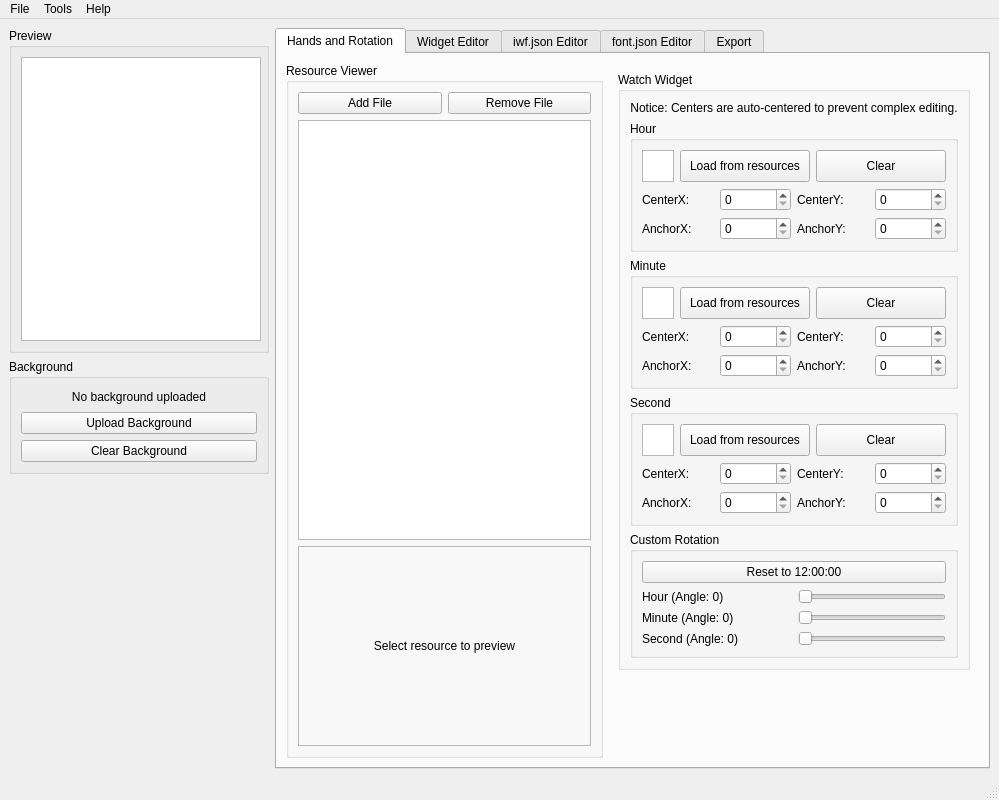
<?xml version="1.0" encoding="UTF-8"?>
<ui version="4.0">
 <class>MainWindow</class>
 <widget class="QMainWindow" name="MainWindow">
  <property name="geometry">
   <rect>
    <x>0</x>
    <y>0</y>
    <width>990</width>
    <height>800</height>
   </rect>
  </property>
  <property name="windowTitle">
   <string>Dial Creator</string>
  </property>
  <widget class="QWidget" name="centralwidget">
   <layout class="QGridLayout" name="gridLayout">
    <item row="0" column="1">
     <layout class="QVBoxLayout" name="verticalLayout_4">
      <item>
       <widget class="QTabWidget" name="tabWidget">
        <property name="currentIndex">
         <number>0</number>
        </property>
        <widget class="QWidget" name="tab">
         <attribute name="title">
          <string>Hands and Rotation</string>
         </attribute>
         <layout class="QVBoxLayout" name="verticalLayout_8">
          <item>
           <layout class="QHBoxLayout" name="horizontalLayout">
            <item>
             <widget class="QGroupBox" name="groupBox_3">
              <property name="title">
               <string>Resource Viewer</string>
              </property>
              <layout class="QVBoxLayout" name="verticalLayout_5">
               <item>
                <layout class="QHBoxLayout" name="horizontalLayout_2">
                 <item>
                  <widget class="QPushButton" name="pushButtonAddFile">
                   <property name="text">
                    <string>Add File</string>
                   </property>
                  </widget>
                 </item>
                 <item>
                  <widget class="QPushButton" name="pushButtonRemoveFile">
                   <property name="text">
                    <string>Remove File</string>
                   </property>
                  </widget>
                 </item>
                </layout>
               </item>
               <item>
                <widget class="QListWidget" name="listWidget"/>
               </item>
               <item>
                <widget class="QFrame" name="frame">
                 <property name="minimumSize">
                  <size>
                   <width>0</width>
                   <height>200</height>
                  </size>
                 </property>
                 <property name="maximumSize">
                  <size>
                   <width>16777215</width>
                   <height>200</height>
                  </size>
                 </property>
                 <property name="frameShape">
                  <enum>QFrame::Shape::StyledPanel</enum>
                 </property>
                 <property name="frameShadow">
                  <enum>QFrame::Shadow::Raised</enum>
                 </property>
                 <layout class="QVBoxLayout" name="verticalLayout_6">
                  <item>
                   <widget class="QLabel" name="label_2">
                    <property name="text">
                     <string>Select resource to preview</string>
                    </property>
                    <property name="alignment">
                     <set>Qt::AlignmentFlag::AlignCenter</set>
                    </property>
                   </widget>
                  </item>
                 </layout>
                </widget>
               </item>
              </layout>
             </widget>
            </item>
            <item>
             <widget class="QWidget" name="widget" native="true">
              <layout class="QVBoxLayout" name="verticalLayout_7">
               <item>
                <widget class="QGroupBox" name="groupBox_4">
                 <property name="title">
                  <string>Watch Widget</string>
                 </property>
                 <layout class="QVBoxLayout" name="verticalLayout_9">
                  <item>
                   <widget class="QLabel" name="label_3">
                    <property name="text">
                     <string>Notice: Centers are auto-centered to prevent complex editing.</string>
                    </property>
                    <property name="alignment">
                     <set>Qt::AlignmentFlag::AlignCenter</set>
                    </property>
                   </widget>
                  </item>
                  <item>
                   <widget class="QGroupBox" name="groupBox_5">
                    <property name="title">
                     <string>Hour</string>
                    </property>
                    <layout class="QVBoxLayout" name="verticalLayout_10">
                     <item>
                      <layout class="QHBoxLayout" name="horizontalLayout_3">
                       <item>
                        <widget class="QGraphicsView" name="graphicsView_2">
                         <property name="maximumSize">
                          <size>
                           <width>32</width>
                           <height>32</height>
                          </size>
                         </property>
                        </widget>
                       </item>
                       <item>
                        <widget class="QPushButton" name="pushButtonLoadResHour">
                         <property name="minimumSize">
                          <size>
                           <width>0</width>
                           <height>32</height>
                          </size>
                         </property>
                         <property name="maximumSize">
                          <size>
                           <width>16777215</width>
                           <height>32</height>
                          </size>
                         </property>
                         <property name="text">
                          <string>Load from resources</string>
                         </property>
                        </widget>
                       </item>
                       <item>
                        <widget class="QPushButton" name="pushButtonClearResHour">
                         <property name="minimumSize">
                          <size>
                           <width>0</width>
                           <height>32</height>
                          </size>
                         </property>
                         <property name="maximumSize">
                          <size>
                           <width>16777215</width>
                           <height>32</height>
                          </size>
                         </property>
                         <property name="text">
                          <string>Clear</string>
                         </property>
                        </widget>
                       </item>
                      </layout>
                     </item>
                     <item>
                      <layout class="QHBoxLayout" name="horizontalLayout_4">
                       <item>
                        <widget class="QLabel" name="label_4">
                         <property name="text">
                          <string>CenterX:</string>
                         </property>
                        </widget>
                       </item>
                       <item>
                        <widget class="QSpinBox" name="spinBoxHourCenterX">
                         <property name="maximum">
                          <number>999</number>
                         </property>
                        </widget>
                       </item>
                       <item>
                        <widget class="QLabel" name="label_5">
                         <property name="text">
                          <string>CenterY:</string>
                         </property>
                        </widget>
                       </item>
                       <item>
                        <widget class="QSpinBox" name="spinBoxHourCenterY">
                         <property name="maximum">
                          <number>999</number>
                         </property>
                        </widget>
                       </item>
                      </layout>
                     </item>
                     <item>
                      <layout class="QHBoxLayout" name="horizontalLayout_5">
                       <item>
                        <widget class="QLabel" name="label_6">
                         <property name="text">
                          <string>AnchorX:</string>
                         </property>
                        </widget>
                       </item>
                       <item>
                        <widget class="QSpinBox" name="spinBoxHourAnchorX">
                         <property name="maximum">
                          <number>999</number>
                         </property>
                        </widget>
                       </item>
                       <item>
                        <widget class="QLabel" name="label_7">
                         <property name="text">
                          <string>AnchorY:</string>
                         </property>
                        </widget>
                       </item>
                       <item>
                        <widget class="QSpinBox" name="spinBoxHourAnchorY">
                         <property name="maximum">
                          <number>999</number>
                         </property>
                        </widget>
                       </item>
                      </layout>
                     </item>
                    </layout>
                   </widget>
                  </item>
                  <item>
                   <widget class="QGroupBox" name="groupBox_6">
                    <property name="title">
                     <string>Minute</string>
                    </property>
                    <layout class="QVBoxLayout" name="verticalLayout_11">
                     <item>
                      <layout class="QHBoxLayout" name="horizontalLayout_9">
                       <item>
                        <widget class="QGraphicsView" name="graphicsView_4">
                         <property name="maximumSize">
                          <size>
                           <width>32</width>
                           <height>32</height>
                          </size>
                         </property>
                        </widget>
                       </item>
                       <item>
                        <widget class="QPushButton" name="pushButtonLoadResMin">
                         <property name="minimumSize">
                          <size>
                           <width>0</width>
                           <height>32</height>
                          </size>
                         </property>
                         <property name="maximumSize">
                          <size>
                           <width>16777215</width>
                           <height>32</height>
                          </size>
                         </property>
                         <property name="text">
                          <string>Load from resources</string>
                         </property>
                        </widget>
                       </item>
                       <item>
                        <widget class="QPushButton" name="pushButtonClearResMin">
                         <property name="minimumSize">
                          <size>
                           <width>0</width>
                           <height>32</height>
                          </size>
                         </property>
                         <property name="maximumSize">
                          <size>
                           <width>16777215</width>
                           <height>32</height>
                          </size>
                         </property>
                         <property name="text">
                          <string>Clear</string>
                         </property>
                        </widget>
                       </item>
                      </layout>
                     </item>
                     <item>
                      <layout class="QHBoxLayout" name="horizontalLayout_10">
                       <item>
                        <widget class="QLabel" name="label_12">
                         <property name="text">
                          <string>CenterX:</string>
                         </property>
                        </widget>
                       </item>
                       <item>
                        <widget class="QSpinBox" name="spinBoxMinCenterX">
                         <property name="maximum">
                          <number>999</number>
                         </property>
                        </widget>
                       </item>
                       <item>
                        <widget class="QLabel" name="label_13">
                         <property name="text">
                          <string>CenterY:</string>
                         </property>
                        </widget>
                       </item>
                       <item>
                        <widget class="QSpinBox" name="spinBoxMinCenterY">
                         <property name="maximum">
                          <number>999</number>
                         </property>
                        </widget>
                       </item>
                      </layout>
                     </item>
                     <item>
                      <layout class="QHBoxLayout" name="horizontalLayout_11">
                       <item>
                        <widget class="QLabel" name="label_14">
                         <property name="text">
                          <string>AnchorX:</string>
                         </property>
                        </widget>
                       </item>
                       <item>
                        <widget class="QSpinBox" name="spinBoxMinAnchorX">
                         <property name="maximum">
                          <number>999</number>
                         </property>
                        </widget>
                       </item>
                       <item>
                        <widget class="QLabel" name="label_15">
                         <property name="text">
                          <string>AnchorY:</string>
                         </property>
                        </widget>
                       </item>
                       <item>
                        <widget class="QSpinBox" name="spinBoxMinAnchorY">
                         <property name="maximum">
                          <number>999</number>
                         </property>
                        </widget>
                       </item>
                      </layout>
                     </item>
                    </layout>
                   </widget>
                  </item>
                  <item>
                   <widget class="QGroupBox" name="groupBox_7">
                    <property name="title">
                     <string>Second</string>
                    </property>
                    <layout class="QVBoxLayout" name="verticalLayout_12">
                     <item>
                      <layout class="QHBoxLayout" name="horizontalLayout_12">
                       <item>
                        <widget class="QGraphicsView" name="graphicsView_5">
                         <property name="maximumSize">
                          <size>
                           <width>32</width>
                           <height>32</height>
                          </size>
                         </property>
                        </widget>
                       </item>
                       <item>
                        <widget class="QPushButton" name="pushButtonLoadResSec">
                         <property name="minimumSize">
                          <size>
                           <width>0</width>
                           <height>32</height>
                          </size>
                         </property>
                         <property name="maximumSize">
                          <size>
                           <width>16777215</width>
                           <height>32</height>
                          </size>
                         </property>
                         <property name="text">
                          <string>Load from resources</string>
                         </property>
                        </widget>
                       </item>
                       <item>
                        <widget class="QPushButton" name="pushButtonClearResSec">
                         <property name="minimumSize">
                          <size>
                           <width>0</width>
                           <height>32</height>
                          </size>
                         </property>
                         <property name="maximumSize">
                          <size>
                           <width>16777215</width>
                           <height>32</height>
                          </size>
                         </property>
                         <property name="text">
                          <string>Clear</string>
                         </property>
                        </widget>
                       </item>
                      </layout>
                     </item>
                     <item>
                      <layout class="QHBoxLayout" name="horizontalLayout_13">
                       <item>
                        <widget class="QLabel" name="label_16">
                         <property name="text">
                          <string>CenterX:</string>
                         </property>
                        </widget>
                       </item>
                       <item>
                        <widget class="QSpinBox" name="spinBoxSecCenterX">
                         <property name="maximum">
                          <number>999</number>
                         </property>
                        </widget>
                       </item>
                       <item>
                        <widget class="QLabel" name="label_17">
                         <property name="text">
                          <string>CenterY:</string>
                         </property>
                        </widget>
                       </item>
                       <item>
                        <widget class="QSpinBox" name="spinBoxSecCenterY">
                         <property name="maximum">
                          <number>999</number>
                         </property>
                        </widget>
                       </item>
                      </layout>
                     </item>
                     <item>
                      <layout class="QHBoxLayout" name="horizontalLayout_14">
                       <item>
                        <widget class="QLabel" name="label_18">
                         <property name="text">
                          <string>AnchorX:</string>
                         </property>
                        </widget>
                       </item>
                       <item>
                        <widget class="QSpinBox" name="spinBoxSecAnchorX">
                         <property name="maximum">
                          <number>999</number>
                         </property>
                        </widget>
                       </item>
                       <item>
                        <widget class="QLabel" name="label_19">
                         <property name="text">
                          <string>AnchorY:</string>
                         </property>
                        </widget>
                       </item>
                       <item>
                        <widget class="QSpinBox" name="spinBoxSecAnchorY">
                         <property name="maximum">
                          <number>999</number>
                         </property>
                        </widget>
                       </item>
                      </layout>
                     </item>
                    </layout>
                   </widget>
                  </item>
                  <item>
                   <widget class="QGroupBox" name="groupBox_8">
                    <property name="title">
                     <string>Custom Rotation</string>
                    </property>
                    <layout class="QVBoxLayout" name="verticalLayout_13">
                     <item>
                      <widget class="QPushButton" name="pushButtonResetRotations">
                       <property name="text">
                        <string>Reset to 12:00:00</string>
                       </property>
                      </widget>
                     </item>
                     <item>
                      <layout class="QHBoxLayout" name="horizontalLayout_15">
                       <item>
                        <widget class="QLabel" name="label_20">
                         <property name="minimumSize">
                          <size>
                           <width>150</width>
                           <height>0</height>
                          </size>
                         </property>
                         <property name="text">
                          <string>Hour (Angle: 0)</string>
                         </property>
                        </widget>
                       </item>
                       <item>
                        <widget class="QSlider" name="horizontalSliderHourRotation">
                         <property name="orientation">
                          <enum>Qt::Orientation::Horizontal</enum>
                         </property>
                        </widget>
                       </item>
                      </layout>
                     </item>
                     <item>
                      <layout class="QHBoxLayout" name="horizontalLayout_16">
                       <item>
                        <widget class="QLabel" name="label_21">
                         <property name="minimumSize">
                          <size>
                           <width>150</width>
                           <height>0</height>
                          </size>
                         </property>
                         <property name="text">
                          <string>Minute (Angle: 0)</string>
                         </property>
                        </widget>
                       </item>
                       <item>
                        <widget class="QSlider" name="horizontalSliderMinRotation">
                         <property name="orientation">
                          <enum>Qt::Orientation::Horizontal</enum>
                         </property>
                        </widget>
                       </item>
                      </layout>
                     </item>
                     <item>
                      <layout class="QHBoxLayout" name="horizontalLayout_17">
                       <item>
                        <widget class="QLabel" name="label_22">
                         <property name="minimumSize">
                          <size>
                           <width>150</width>
                           <height>0</height>
                          </size>
                         </property>
                         <property name="text">
                          <string>Second (Angle: 0)</string>
                         </property>
                        </widget>
                       </item>
                       <item>
                        <widget class="QSlider" name="horizontalSliderSecRotation">
                         <property name="orientation">
                          <enum>Qt::Orientation::Horizontal</enum>
                         </property>
                        </widget>
                       </item>
                      </layout>
                     </item>
                    </layout>
                   </widget>
                  </item>
                 </layout>
                </widget>
               </item>
               <item>
                <spacer name="verticalSpacer_2">
                 <property name="orientation">
                  <enum>Qt::Orientation::Vertical</enum>
                 </property>
                 <property name="sizeHint" stdset="0">
                  <size>
                   <width>20</width>
                   <height>40</height>
                  </size>
                 </property>
                </spacer>
               </item>
              </layout>
             </widget>
            </item>
           </layout>
          </item>
         </layout>
        </widget>
        <widget class="QWidget" name="tab_8">
         <attribute name="title">
          <string>Widget Editor</string>
         </attribute>
         <layout class="QVBoxLayout" name="verticalLayout_14">
          <item>
           <widget class="QLabel" name="label_23">
            <property name="text">
             <string>Coming Soon</string>
            </property>
            <property name="alignment">
             <set>Qt::AlignmentFlag::AlignCenter</set>
            </property>
           </widget>
          </item>
         </layout>
        </widget>
        <widget class="QWidget" name="tab_2">
         <attribute name="title">
          <string>iwf.json Editor</string>
         </attribute>
         <layout class="QVBoxLayout" name="verticalLayout_15">
          <item>
           <layout class="QHBoxLayout" name="horizontalLayout_18">
            <item>
             <widget class="QPushButton" name="pushButtonExpandAll">
              <property name="text">
               <string>Expand All</string>
              </property>
             </widget>
            </item>
            <item>
             <widget class="QPushButton" name="pushButtonCollapseAll">
              <property name="text">
               <string>Collapse All</string>
              </property>
             </widget>
            </item>
            <item>
             <widget class="QPushButton" name="pushButtonRawIwfJson">
              <property name="text">
               <string>Raw iwf.json</string>
              </property>
             </widget>
            </item>
           </layout>
          </item>
          <item>
           <widget class="QTreeWidget" name="treeWidget">
            <column>
             <property name="text">
              <string>Property</string>
             </property>
            </column>
            <column>
             <property name="text">
              <string>Value</string>
             </property>
            </column>
           </widget>
          </item>
         </layout>
        </widget>
        <widget class="QWidget" name="tab_3">
         <attribute name="title">
          <string>font.json Editor</string>
         </attribute>
         <layout class="QVBoxLayout" name="verticalLayout_16">
          <item>
           <widget class="QLabel" name="label_8">
            <property name="text">
             <string>Coming Soon</string>
            </property>
            <property name="alignment">
             <set>Qt::AlignmentFlag::AlignCenter</set>
            </property>
           </widget>
          </item>
         </layout>
        </widget>
        <widget class="QWidget" name="tab_5">
         <attribute name="title">
          <string>Export</string>
         </attribute>
         <layout class="QVBoxLayout" name="verticalLayout_17">
          <item>
           <widget class="QLabel" name="label_9">
            <property name="font">
             <font>
              <pointsize>18</pointsize>
             </font>
            </property>
            <property name="text">
             <string>Export Options</string>
            </property>
           </widget>
          </item>
          <item>
           <widget class="QGroupBox" name="groupBox_9">
            <property name="title">
             <string>.iwf (IDO Watch Face)</string>
            </property>
            <layout class="QVBoxLayout" name="verticalLayout_18">
             <item>
              <widget class="QLabel" name="label_10">
               <property name="text">
                <string>Export the watch face into a binary format. Used in the VeryFit watch face market.</string>
               </property>
              </widget>
             </item>
             <item>
              <widget class="QLabel" name="label_11">
               <property name="text">
                <string>&lt;html&gt;&lt;head/&gt;&lt;body&gt;&lt;p&gt;&lt;span style=&quot; font-style:italic;&quot;&gt;Notice: To sideload modified dials, you'll need to replace the files on iOS or download VeryFit-3-3-1-Local-Dial.apk on Android.&lt;/span&gt;&lt;/p&gt;&lt;/body&gt;&lt;/html&gt;</string>
               </property>
               <property name="alignment">
                <set>Qt::AlignmentFlag::AlignCenter</set>
               </property>
              </widget>
             </item>
             <item>
              <widget class="QPushButton" name="pushButtonExportIwf">
               <property name="text">
                <string>Export .iwf</string>
               </property>
              </widget>
             </item>
            </layout>
           </widget>
          </item>
          <item>
           <widget class="QGroupBox" name="groupBox_10">
            <property name="title">
             <string>.iwf.lz (IDO Watch Face with LZ compression)</string>
            </property>
            <layout class="QVBoxLayout" name="verticalLayout_19">
             <item>
              <widget class="QLabel" name="label_24">
               <property name="text">
                <string>Export the watch face into a binary format with LZ compression. Used for devices with smaller memory.</string>
               </property>
              </widget>
             </item>
             <item>
              <widget class="QPushButton" name="pushButtonExportIwfLz">
               <property name="text">
                <string>Export .iwf.lz</string>
               </property>
              </widget>
             </item>
            </layout>
           </widget>
          </item>
          <item>
           <widget class="QGroupBox" name="groupBox_11">
            <property name="title">
             <string>Entire Dial</string>
            </property>
            <layout class="QVBoxLayout" name="verticalLayout_20">
             <item>
              <widget class="QLabel" name="label_25">
               <property name="text">
                <string>Export the watch face onto a folder. Exports all files and resources.</string>
               </property>
              </widget>
             </item>
             <item>
              <widget class="QPushButton" name="pushButtonExportEntireDial">
               <property name="text">
                <string>Export Entire Dial</string>
               </property>
              </widget>
             </item>
            </layout>
           </widget>
          </item>
          <item>
           <spacer name="verticalSpacer_3">
            <property name="orientation">
             <enum>Qt::Orientation::Vertical</enum>
            </property>
            <property name="sizeHint" stdset="0">
             <size>
              <width>20</width>
              <height>40</height>
             </size>
            </property>
           </spacer>
          </item>
         </layout>
        </widget>
       </widget>
      </item>
     </layout>
    </item>
    <item row="0" column="0">
     <layout class="QVBoxLayout" name="verticalLayout">
      <item>
       <widget class="QGroupBox" name="groupBox">
        <property name="minimumSize">
         <size>
          <width>260</width>
          <height>325</height>
         </size>
        </property>
        <property name="maximumSize">
         <size>
          <width>260</width>
          <height>325</height>
         </size>
        </property>
        <property name="title">
         <string>Preview</string>
        </property>
        <layout class="QVBoxLayout" name="verticalLayout_2">
         <item>
          <widget class="QGraphicsView" name="graphicsView">
           <property name="minimumSize">
            <size>
             <width>240</width>
             <height>284</height>
            </size>
           </property>
           <property name="maximumSize">
            <size>
             <width>240</width>
             <height>284</height>
            </size>
           </property>
          </widget>
         </item>
        </layout>
       </widget>
      </item>
      <item>
       <widget class="QGroupBox" name="groupBox_2">
        <property name="minimumSize">
         <size>
          <width>260</width>
          <height>115</height>
         </size>
        </property>
        <property name="maximumSize">
         <size>
          <width>260</width>
          <height>115</height>
         </size>
        </property>
        <property name="title">
         <string>Background</string>
        </property>
        <layout class="QVBoxLayout" name="verticalLayout_3">
         <item>
          <widget class="QLabel" name="label">
           <property name="text">
            <string>No background uploaded</string>
           </property>
           <property name="alignment">
            <set>Qt::AlignmentFlag::AlignCenter</set>
           </property>
          </widget>
         </item>
         <item>
          <widget class="QPushButton" name="pushButtonUploadBkg">
           <property name="text">
            <string>Upload Background</string>
           </property>
          </widget>
         </item>
         <item>
          <widget class="QPushButton" name="pushButtonClearBkg">
           <property name="text">
            <string>Clear Background</string>
           </property>
          </widget>
         </item>
        </layout>
       </widget>
      </item>
      <item>
       <spacer name="verticalSpacer">
        <property name="orientation">
         <enum>Qt::Orientation::Vertical</enum>
        </property>
        <property name="sizeHint" stdset="0">
         <size>
          <width>20</width>
          <height>40</height>
         </size>
        </property>
       </spacer>
      </item>
     </layout>
    </item>
   </layout>
  </widget>
  <widget class="QMenuBar" name="menubar">
   <property name="geometry">
    <rect>
     <x>0</x>
     <y>0</y>
     <width>990</width>
     <height>22</height>
    </rect>
   </property>
   <widget class="QMenu" name="menuFile">
    <property name="title">
     <string>File</string>
    </property>
    <addaction name="actionNew_Dial"/>
    <addaction name="actionOpen_Folder"/>
    <addaction name="actionSave_iwf_json"/>
    <addaction name="actionSave_font_json"/>
    <addaction name="actionExport_Preview"/>
    <addaction name="separator"/>
    <addaction name="actionExit"/>
   </widget>
   <widget class="QMenu" name="menuTools">
    <property name="title">
     <string>Tools</string>
    </property>
    <addaction name="actionValidate_iwf_json"/>
    <addaction name="actionValidate_font_json"/>
    <addaction name="actionValidate_structure"/>
   </widget>
   <widget class="QMenu" name="menuHelp">
    <property name="title">
     <string>Help</string>
    </property>
    <addaction name="actionAbout"/>
   </widget>
   <addaction name="menuFile"/>
   <addaction name="menuTools"/>
   <addaction name="menuHelp"/>
  </widget>
  <widget class="QStatusBar" name="statusbar"/>
  <action name="actionNew_Dial">
   <property name="text">
    <string>New Dial</string>
   </property>
  </action>
  <action name="actionOpen_Folder">
   <property name="text">
    <string>Open Folder</string>
   </property>
  </action>
  <action name="actionSave_iwf_json">
   <property name="text">
    <string>Save iwf.json</string>
   </property>
  </action>
  <action name="actionSave_font_json">
   <property name="text">
    <string>Save font.json</string>
   </property>
  </action>
  <action name="actionExit">
   <property name="text">
    <string>Exit</string>
   </property>
  </action>
  <action name="actionValidate_iwf_json">
   <property name="text">
    <string>Validate iwf.json</string>
   </property>
  </action>
  <action name="actionValidate_font_json">
   <property name="text">
    <string>Validate font.json</string>
   </property>
  </action>
  <action name="actionValidate_structure">
   <property name="text">
    <string>Validate structure</string>
   </property>
  </action>
  <action name="actionAbout">
   <property name="text">
    <string>About</string>
   </property>
  </action>
  <action name="actionExport_Preview">
   <property name="text">
    <string>Export Preview</string>
   </property>
  </action>
 </widget>
 <resources/>
 <connections/>
</ui>
